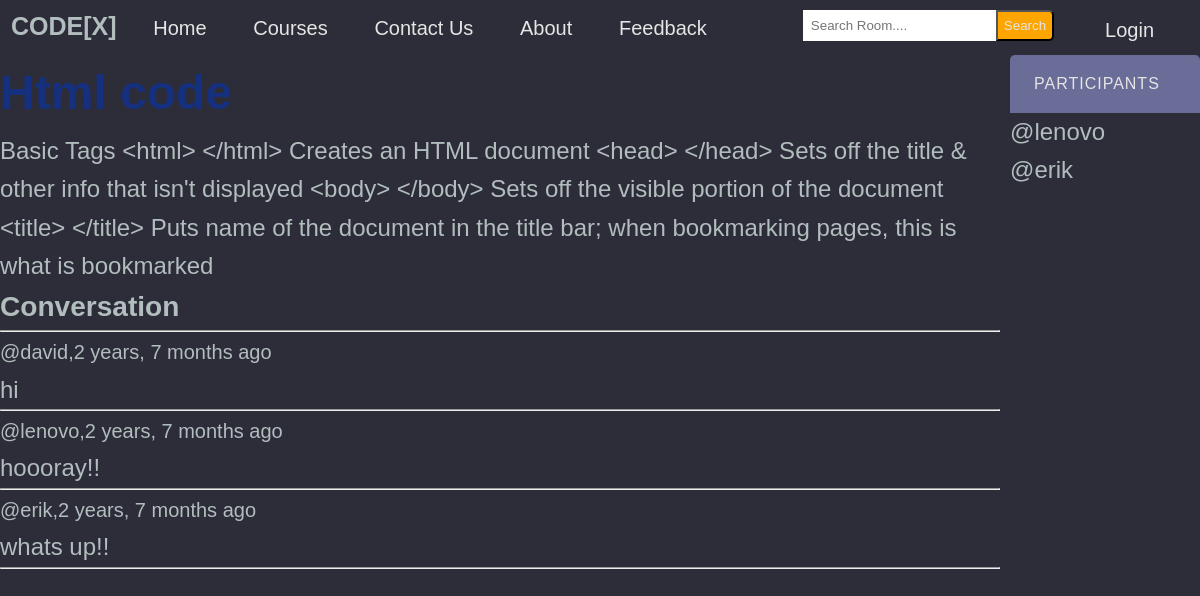
The page /room/1/ on the database its author committed.
### base/models.py (models this page shows, shortened)
class Room(models.Model):
    host =  models.ForeignKey(User, on_delete=models.SET_NULL,null=True)
    topic = models.ForeignKey(Topic, on_delete=models.SET_NULL,null=True)
    name =  models.CharField(max_length= 200)
    description = models.TextField(null= True, blank= True)
    participants= models.ManyToManyField(User, related_name='participants', blank=True)
    updated= models.DateTimeField(auto_now= True)
    created= models.DateTimeField(auto_now_add=True)
    class Meta:
        ordering = ['-updated','-created']

class Message(models.Model):
    user= models.ForeignKey(User, on_delete=models.CASCADE)
    room = models.ForeignKey(Room, on_delete=models.CASCADE)
    body = models.TextField()
    updated= models.DateTimeField(auto_now= True)
    created = models.DateTimeField(auto_now_add=True)

### base/views.py (the view, shortened to what this page needs)
# urls.py: path('room/<str:pk>/',views.room,name="room" ),
def room(request,pk):
    room = Room.objects.get(id=pk)
    room_messages = room.message_set.all()
    participants= room.participants.all()
    context = {'room': room , 'room_messages': room_messages,'participants': participants}
    return render(request,'base/room.html', context)

### base/templates/base/room.html (shortened to what this page needs)
{% extends 'main.html' %}
{% block content %}
<div class="room-container">
    <div>
        <h1 style="color: rgb(21, 48, 126);" >{{room.name}}</h1>
        <p>{{room.description}}</p>
        <div class="comment-wrapper">
            <h3>Conversation</h3>
            <hr>
            {% for message in room_messages %}
            <div>
                <small>@{{message.user}},{{message.created|timesince}} ago</small>
                <p>{{message.body}}</p>
                <hr>
            </div>
            {% endfor %}
        </div>
    </div>
    <div class="activities" >
        <div class="activities__header" >
            <h2>Participants</h2>
        </div>
        {% for user in participants %}
         <div>
            <p>@{{ user.username }}</p>
        </div>
        {% endfor %}
    </div>
</div>
{% endblock %}

### templates/main.html (style rules this page uses)
:root { --color-main: #71c6dd; --color-main-light: #e1f6fb; --color-dark: #3f4156; --color-dark-medium: #51546e; --color-dark-light: #696d97; --color-light: #e5e5e5; --color-gray: #8b8b8b; --color-light-gray: #b2bdbd; --color-bg: #2d2d39; --color-success: #5dd693; --color-error: #fc4b0b; }
* { padding: 0; margin: 0; text-decoration: none; list-style-type: none; box-sizing: border-box; font-family: 'Nunito', sans-serif }
body { color: var(--color-light-gray); background-color: var(--color-bg); line-height: 1.6; font-weight: 400; font-size: 1.5rem; min-height: 100vh; }

### base/templates/base/room.html (style rules this page uses)
.activities { border-radius: 5px; overflow: hidden; margin-left: 10px; }
.activities__header h2 { background-color: var(--color-dark-light); text-transform: uppercase; font-weight: 500; padding: 1rem 1.5rem; color: var(--color-light); letter-spacing: 1px; font-size: 1rem; }
.room-container { display: grid; grid-template-columns: 5fr 1fr; padding: 0; }

### rows shown on the page
Room: description "Basic Tags <html> </html> Creates an HTML document <head> </head> Sets off the title & other info that isn't displayed <body> </body> Sets off the visible portion of the document <title> </title> Puts name of the document in the title bar; when bookmarking pages, this is what is bookmarked"
Message: user "david", created "2 years, 7 months", body "hi"
Message: user "lenovo", created "2 years, 7 months", body "hoooray!!"
Message: user "erik", created "2 years, 7 months", body "whats up!!"

### other values the page prints
{{ user.username }} "lenovo"
{{ user.username }} "erik"
